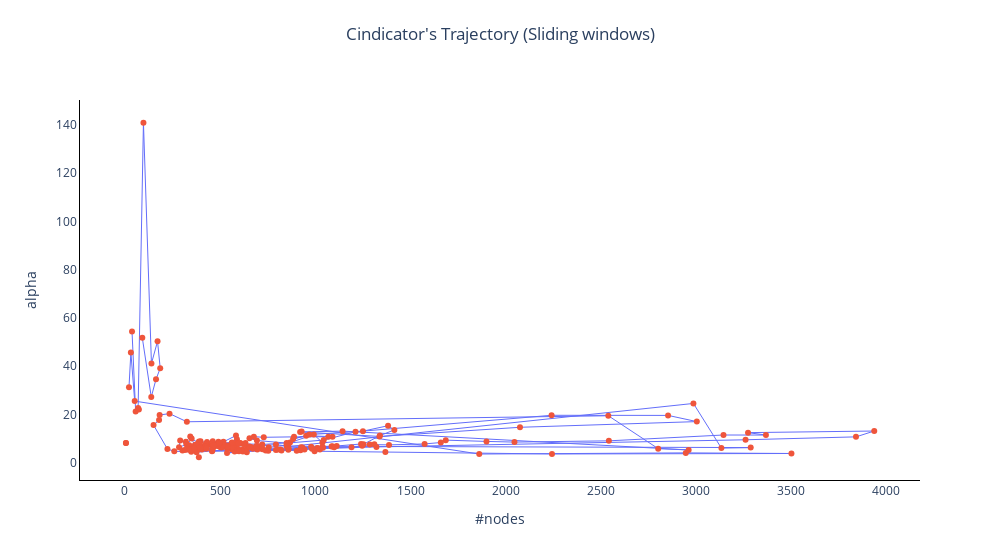

The notebook cell this image was saved under:
### Code cell
fig = go.Figure()

# Add a line trace
fig.add_trace(go.Scatter(x=df_sliding['#nodes'], y=df_sliding['alpha'], mode='lines', name='Line',line=dict(width=1)))
fig.add_trace(go.Scatter(x=df_sliding['#nodes'], y=df_sliding['alpha'], mode='markers', name='Scatter'))


# Customize the layout
fig.update_layout(
    title=dict(
        text='Cindicator\'s Trajectory (Sliding windows)',  # Set the title here
        x=0.5,  # Center the title horizontally (0.5 means middle)
        y=0.95,  # Adjust the vertical position as needed (0.95 is near the top)
    ),
    xaxis=dict(title='#nodes'),
    yaxis=dict(title='alpha'),
    paper_bgcolor='white',  # Set the background color to white
    plot_bgcolor='white',   # Set the plot area background color to white
    width=1000
    
)

fig.update_xaxes(linecolor='black')
fig.update_yaxes(linecolor='black')
fig.update_traces(showlegend=False)
# Show the plot
fig.show()

### Figure 1 — Plotly figure (JSON) as saved in the notebook; plotly's stock layout.template omitted (floating-point values rounded to 4 significant figures; data arrays with more than 128 entries replaced by an {"elided": "..."} marker saying what was removed)
{"data": [{"line": {"width": 1}, "mode": "lines", "name": "Line", "showlegend": false, "type": "scatter", "x": {"elided": "239 int values"}, "y": {"elided": "239 float values"}}, {"mode": "markers", "name": "Scatter", "showlegend": false, "type": "scatter", "x": {"elided": "239 int values"}, "y": {"elided": "239 float values"}}], "layout": {"paper_bgcolor": "white", "plot_bgcolor": "white", "title": {"text": "Cindicator's Trajectory (Sliding windows)", "x": 0.5, "y": 0.95}, "width": 1000, "xaxis": {"linecolor": "black", "title": {"text": "#nodes"}}, "yaxis": {"linecolor": "black", "title": {"text": "alpha"}}}}
